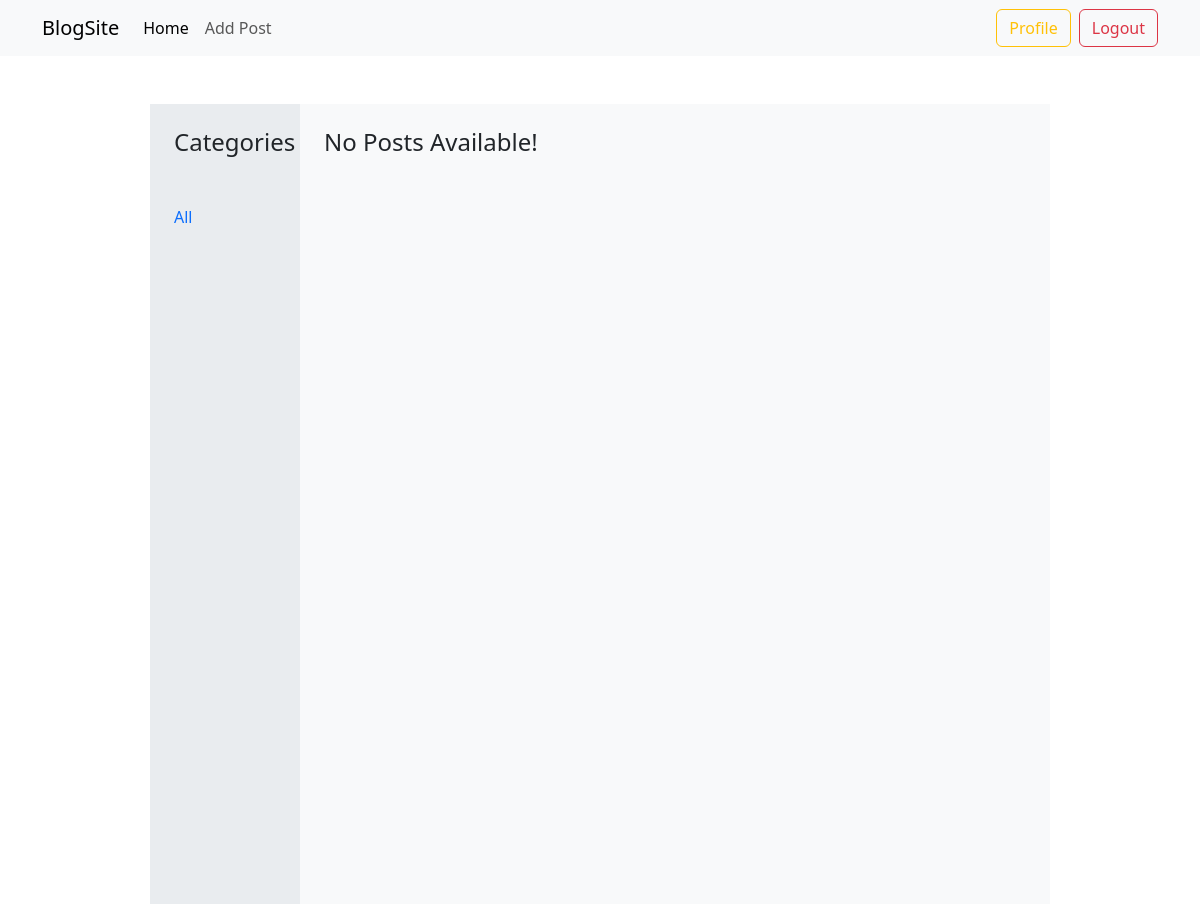
The app's page / (signed in), older data.
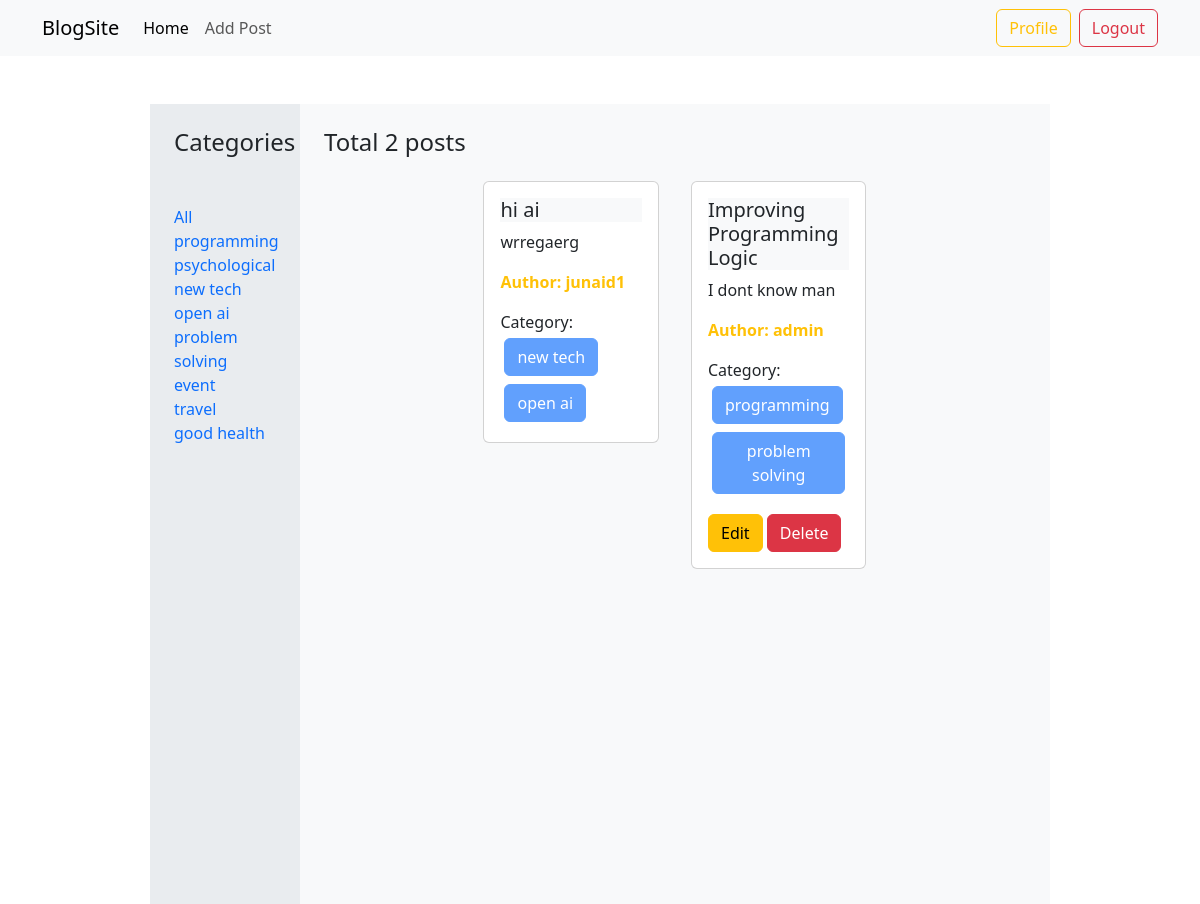
The same page, newer data.
### categories/models.py (models this page shows, shortened)
class Category(models.Model):
    name = models.CharField(max_length=100)
    slug = models.SlugField(max_length=100, unique=True, blank=True, null=True)

### posts/models.py (models this page shows, shortened)
class Post(models.Model):
    title = models.CharField(max_length=50)
    content = models.TextField()
    category = models.ManyToManyField(Category)
    author = models.ForeignKey(User, on_delete=models.CASCADE)

### blog_project/views.py (the view)
# urls.py: 2. Add a URL to urlpatterns:  path('', views.home, name='home')
def home(request, category_slug=None):
    posts = Post.objects.all()
    if category_slug is not None:
        category = Category.objects.get(slug=category_slug)
        posts = Post.objects.filter(category=category)
    categories = Category.objects.all()
    return render(request, 'home.html', {'posts': posts, 'categories': categories})

### templates/home.html
{% extends 'base.html' %} {% block content %}
<div class="d-flex flex-wrap mt-5">
    <div class="col-lg-2 col-md-12 bg-body-secondary vh-100 p-4">
        <h4 class="mb-5">Categories</h4>
        <a class="text-decoration-none" href="{% url 'home' %}">All</a>
        <br />
        {% for category in categories %}
        <a class="text-decoration-none" href="{% url 'category_filter' category.slug %}"
            >{{category.name}}</a
        >
        <br />
        {% endfor%}
    </div>
    <div class="col-lg-10 col-md-12 p-4 bg-body-tertiary">
        {% if posts|length == 0 %}
        <h4>No Posts Available!</h4>
        {% else %}
        <h4>
            {% if posts|length > 1 %} Total {{posts | length}} posts {% else %}
            Only {{posts | length}} post {% endif %}
        </h4>
        {% endif %}
        <div class="d-flex flex-wrap justify-content-center">
            {% for post in posts %}
            <div class="col-sm-3 m-3">
                <div class="card">
                    <div class="card-body">
                        <h5 class="card-title bg-body-tertiary">
                            {{post.title}}
                        </h5>
                        <p class="card-text">{{post.content}}</p>
                        <p class="card-text fw-bold text-warning">
                            Author: {{post.author.username}}
                        </p>
                        <p class="card-text">
                            Category: {% for cat in post.category.all %}
                            <button class="btn btn-primary disabled m-1">
                                {{cat.name}}
                            </button>
                            {% endfor %}
                        </p>
                        {% if user.is_authenticated and user == post.author %}
                        <a
                            href="{% url 'edit_post' post.id %}"
                            class="btn btn-warning"
                            >Edit</a
                        >
                        <a
                            href="{% url 'delete_post' post.id %}"
                            class="btn btn-danger"
                            >Delete</a
                        >
                        {% endif %}
                    </div>
                </div>
            </div>
            {% endfor %}
        </div>
    </div>
</div>
{% endblock %}

Row changes from the older to the newer data that the page shows:
added Category: name "programming"
added Category: name "psychological", shown under "Categories"
added Category: name "new tech"
added Category: name "open ai"
added Category: name "problem solving"
added Category: name "event", shown under "Categories"
added Category: name "travel", shown under "Categories"
added Category: name "good health", shown under "Categories"
added Post: title "hi ai", content "wrregaerg", author.username "junaid1"
added Post: title "Improving Programming Logic", content "I dont know man", author.username "admin", shows "Edit"
Text that changed along with them:
{{ posts | length }}: (not shown) → "2"
text no longer shown: "No Posts Available!"
text now shown: "Total posts"
